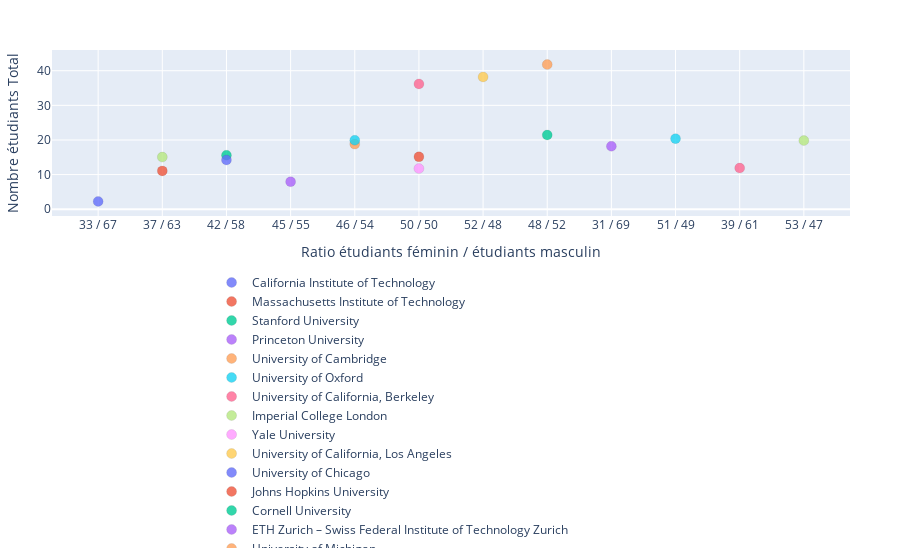

Notebook code cell kept with this figure:
### Code cell
figure={
            'data': [
                go.Scatter(
                    x=df[df["university_name"]==i]["female_male_ratio"],#pour avoir la légende
                    y=df[df["university_name"]==i]["num_students"],
                    text=df["university_name"],
                    mode='markers',
                    opacity=0.8,
                    marker={
                        'size': 10,
                        'line': {'width': 0.1, 'color': 'black'}
                    },
                    name= i#pour la légende
                ) for i in df.university_name.unique() #pour la légende
            ],
            'layout': go.Layout(
                xaxis={'title': 'Ratio étudiants féminin / étudiants masculin'},
                yaxis={'title': 'Nombre étudiants Total'},
                margin={'l': 30, 'b': 130, 't': 50, 'r': 50},
                legend={'x': 0.2, 'y': -2},
                hovermode='closest'
            )
        }
iplot(figure)

### Figure 1 — Plotly figure (JSON) as saved in the notebook; plotly's stock layout.template omitted (floating-point values rounded to 4 significant figures)
{"data": [{"marker": {"line": {"color": "black", "width": 0.1}, "size": 10}, "mode": "markers", "name": "California Institute of Technology", "opacity": 0.8, "text": ["California Institute of Technology", "Massachusetts Institute of Technology", "Stanford University", "Princeton University", "University of Cambridge", "University of Oxford", "University of California, Berkeley", "Imperial College London", "Yale University", "University of California, Los Angeles", "University of Chicago", "Johns Hopkins University", "Cornell University", "ETH Zurich – Swiss Federal Institute of Technology Zurich", "University of Michigan", "University of Pennsylvania", "Carnegie Mellon University", "University of Hong Kong"], "type": "scatter", "x": ["33 / 67"], "y": [2.243]}, {"marker": {"line": {"color": "black", "width": 0.1}, "size": 10}, "mode": "markers", "name": "Massachusetts Institute of Technology", "opacity": 0.8, "text": ["California Institute of Technology", "Massachusetts Institute of Technology", "Stanford University", "Princeton University", "University of Cambridge", "University of Oxford", "University of California, Berkeley", "Imperial College London", "Yale University", "University of California, Los Angeles", "University of Chicago", "Johns Hopkins University", "Cornell University", "ETH Zurich – Swiss Federal Institute of Technology Zurich", "University of Michigan", "University of Pennsylvania", "Carnegie Mellon University", "University of Hong Kong"], "type": "scatter", "x": ["37 / 63"], "y": [11.07]}, {"marker": {"line": {"color": "black", "width": 0.1}, "size": 10}, "mode": "markers", "name": "Stanford University", "opacity": 0.8, "text": ["California Institute of Technology", "Massachusetts Institute of Technology", "Stanford University", "Princeton University", "University of Cambridge", "University of Oxford", "University of California, Berkeley", "Imperial College London", "Yale University", "University of California, Los Angeles", "University of Chicago", "Johns Hopkins University", "Cornell University", "ETH Zurich – Swiss Federal Institute of Technology Zurich", "University of Michigan", "University of Pennsylvania", "Carnegie Mellon University", "University of Hong Kong"], "type": "scatter", "x": ["42 / 58"], "y": [15.6]}, {"marker": {"line": {"color": "black", "width": 0.1}, "size": 10}, "mode": "markers", "name": "Princeton University", "opacity": 0.8, "text": ["California Institute of Technology", "Massachusetts Institute of Technology", "Stanford University", "Princeton University", "University of Cambridge", "University of Oxford", "University of California, Berkeley", "Imperial College London", "Yale University", "University of California, Los Angeles", "University of Chicago", "Johns Hopkins University", "Cornell University", "ETH Zurich – Swiss Federal Institute of Technology Zurich", "University of Michigan", "University of Pennsylvania", "Carnegie Mellon University", "University of Hong Kong"], "type": "scatter", "x": ["45 / 55"], "y": [7.929]}, {"marker": {"line": {"color": "black", "width": 0.1}, "size": 10}, "mode": "markers", "name": "University of Cambridge", "opacity": 0.8, "text": ["California Institute of Technology", "Massachusetts Institute of Technology", "Stanford University", "Princeton University", "University of Cambridge", "University of Oxford", "University of California, Berkeley", "Imperial College London", "Yale University", "University of California, Los Angeles", "University of Chicago", "Johns Hopkins University", "Cornell University", "ETH Zurich – Swiss Federal Institute of Technology Zurich", "University of Michigan", "University of Pennsylvania", "Carnegie Mellon University", "University of Hong Kong"], "type": "scatter", "x": ["46 / 54"], "y": [18.81]}, {"marker": {"line": {"color": "black", "width": 0.1}, "size": 10}, "mode": "markers", "name": "University of Oxford", "opacity": 0.8, "text": ["California Institute of Technology", "Massachusetts Institute of Technology", "Stanford University", "Princeton University", "University of Cambridge", "University of Oxford", "University of California, Berkeley", "Imperial College London", "Yale University", "University of California, Los Angeles", "University of Chicago", "Johns Hopkins University", "Cornell University", "ETH Zurich – Swiss Federal Institute of Technology Zurich", "University of Michigan", "University of Pennsylvania", "Carnegie Mellon University", "University of Hong Kong"], "type": "scatter", "x": ["46 / 54"], "y": [19.92]}, {"marker": {"line": {"color": "black", "width": 0.1}, "size": 10}, "mode": "markers", "name": "University of California, Berkeley", "opacity": 0.8, "text": ["California Institute of Technology", "Massachusetts Institute of Technology", "Stanford University", "Princeton University", "University of Cambridge", "University of Oxford", "University of California, Berkeley", "Imperial College London", "Yale University", "University of California, Los Angeles", "University of Chicago", "Johns Hopkins University", "Cornell University", "ETH Zurich – Swiss Federal Institute of Technology Zurich", "University of Michigan", "University of Pennsylvania", "Carnegie Mellon University", "University of Hong Kong"], "type": "scatter", "x": ["50 / 50"], "y": [36.19]}, {"marker": {"line": {"color": "black", "width": 0.1}, "size": 10}, "mode": "markers", "name": "Imperial College London", "opacity": 0.8, "text": ["California Institute of Technology", "Massachusetts Institute of Technology", "Stanford University", "Princeton University", "University of Cambridge", "University of Oxford", "University of California, Berkeley", "Imperial College London", "Yale University", "University of California, Los Angeles", "University of Chicago", "Johns Hopkins University", "Cornell University", "ETH Zurich – Swiss Federal Institute of Technology Zurich", "University of Michigan", "University of Pennsylvania", "Carnegie Mellon University", "University of Hong Kong"], "type": "scatter", "x": ["37 / 63"], "y": [15.06]}, {"marker": {"line": {"color": "black", "width": 0.1}, "size": 10}, "mode": "markers", "name": "Yale University", "opacity": 0.8, "text": ["California Institute of Technology", "Massachusetts Institute of Technology", "Stanford University", "Princeton University", "University of Cambridge", "University of Oxford", "University of California, Berkeley", "Imperial College London", "Yale University", "University of California, Los Angeles", "University of Chicago", "Johns Hopkins University", "Cornell University", "ETH Zurich – Swiss Federal Institute of Technology Zurich", "University of Michigan", "University of Pennsylvania", "Carnegie Mellon University", "University of Hong Kong"], "type": "scatter", "x": ["50 / 50"], "y": [11.75]}, {"marker": {"line": {"color": "black", "width": 0.1}, "size": 10}, "mode": "markers", "name": "University of California, Los Angeles", "opacity": 0.8, "text": ["California Institute of Technology", "Massachusetts Institute of Technology", "Stanford University", "Princeton University", "University of Cambridge", "University of Oxford", "University of California, Berkeley", "Imperial College London", "Yale University", "University of California, Los Angeles", "University of Chicago", "Johns Hopkins University", "Cornell University", "ETH Zurich – Swiss Federal Institute of Technology Zurich", "University of Michigan", "University of Pennsylvania", "Carnegie Mellon University", "University of Hong Kong"], "type": "scatter", "x": ["52 / 48"], "y": [38.21]}, {"marker": {"line": {"color": "black", "width": 0.1}, "size": 10}, "mode": "markers", "name": "University of Chicago", "opacity": 0.8, "text": ["California Institute of Technology", "Massachusetts Institute of Technology", "Stanford University", "Princeton University", "University of Cambridge", "University of Oxford", "University of California, Berkeley", "Imperial College London", "Yale University", "University of California, Los Angeles", "University of Chicago", "Johns Hopkins University", "Cornell University", "ETH Zurich – Swiss Federal Institute of Technology Zurich", "University of Michigan", "University of Pennsylvania", "Carnegie Mellon University", "University of Hong Kong"], "type": "scatter", "x": ["42 / 58"], "y": [14.22]}, {"marker": {"line": {"color": "black", "width": 0.1}, "size": 10}, "mode": "markers", "name": "Johns Hopkins University", "opacity": 0.8, "text": ["California Institute of Technology", "Massachusetts Institute of Technology", "Stanford University", "Princeton University", "University of Cambridge", "University of Oxford", "University of California, Berkeley", "Imperial College London", "Yale University", "University of California, Los Angeles", "University of Chicago", "Johns Hopkins University", "Cornell University", "ETH Zurich – Swiss Federal Institute of Technology Zurich", "University of Michigan", "University of Pennsylvania", "Carnegie Mellon University", "University of Hong Kong"], "type": "scatter", "x": ["50 / 50"], "y": [15.13]}, {"marker": {"line": {"color": "black", "width": 0.1}, "size": 10}, "mode": "markers", "name": "Cornell University", "opacity": 0.8, "text": ["California Institute of Technology", "Massachusetts Institute of Technology", "Stanford University", "Princeton University", "University of Cambridge", "University of Oxford", "University of California, Berkeley", "Imperial College London", "Yale University", "University of California, Los Angeles", "University of Chicago", "Johns Hopkins University", "Cornell University", "ETH Zurich – Swiss Federal Institute of Technology Zurich", "University of Michigan", "University of Pennsylvania", "Carnegie Mellon University", "University of Hong Kong"], "type": "scatter", "x": ["48 / 52"], "y": [21.42]}, {"marker": {"line": {"color": "black", "width": 0.1}, "size": 10}, "mode": "markers", "name": "ETH Zurich – Swiss Federal Institute of Technology Zurich", "opacity": 0.8, "text": ["California Institute of Technology", "Massachusetts Institute of Technology", "Stanford University", "Princeton University", "University of Cambridge", "University of Oxford", "University of California, Berkeley", "Imperial College London", "Yale University", "University of California, Los Angeles", "University of Chicago", "Johns Hopkins University", "Cornell University", "ETH Zurich – Swiss Federal Institute of Technology Zurich", "University of Michigan", "University of Pennsylvania", "Carnegie Mellon University", "University of Hong Kong"], "type": "scatter", "x": ["31 / 69"], "y": [18.18]}, {"marker": {"line": {"color": "black", "width": 0.1}, "size": 10}, "mode": "markers", "name": "University of Michigan", "opacity": 0.8, "text": ["California Institute of Technology", "Massachusetts Institute of Technology", "Stanford University", "Princeton University", "University of Cambridge", "University of Oxford", "University of California, Berkeley", "Imperial College London", "Yale University", "University of California, Los Angeles", "University of Chicago", "Johns Hopkins University", "Cornell University", "ETH Zurich – Swiss Federal Institute of Technology Zurich", "University of Michigan", "University of Pennsylvania", "Carnegie Mellon University", "University of Hong Kong"], "type": "scatter", "x": ["48 / 52"], "y": [41.79]}, {"marker": {"line": {"color": "black", "width": 0.1}, "size": 10}, "mode": "markers", "name": "University of Pennsylvania", "opacity": 0.8, "text": ["California Institute of Technology", "Massachusetts Institute of Technology", "Stanford University", "Princeton University", "University of Cambridge", "University of Oxford", "University of California, Berkeley", "Imperial College London", "Yale University", "University of California, Los Angeles", "University of Chicago", "Johns Hopkins University", "Cornell University", "ETH Zurich – Swiss Federal Institute of Technology Zurich", "University of Michigan", "University of Pennsylvania", "Carnegie Mellon University", "University of Hong Kong"], "type": "scatter", "x": ["51 / 49"], "y": [20.38]}, {"marker": {"line": {"color": "black", "width": 0.1}, "size": 10}, "mode": "markers", "name": "Carnegie Mellon University", "opacity": 0.8, "text": ["California Institute of Technology", "Massachusetts Institute of Technology", "Stanford University", "Princeton University", "University of Cambridge", "University of Oxford", "University of California, Berkeley", "Imperial College London", "Yale University", "University of California, Los Angeles", "University of Chicago", "Johns Hopkins University", "Cornell University", "ETH Zurich – Swiss Federal Institute of Technology Zurich", "University of Michigan", "University of Pennsylvania", "Carnegie Mellon University", "University of Hong Kong"], "type": "scatter", "x": ["39 / 61"], "y": [11.88]}, {"marker": {"line": {"color": "black", "width": 0.1}, "size": 10}, "mode": "markers", "name": "University of Hong Kong", "opacity": 0.8, "text": ["California Institute of Technology", "Massachusetts Institute of Technology", "Stanford University", "Princeton University", "University of Cambridge", "University of Oxford", "University of California, Berkeley", "Imperial College London", "Yale University", "University of California, Los Angeles", "University of Chicago", "Johns Hopkins University", "Cornell University", "ETH Zurich – Swiss Federal Institute of Technology Zurich", "University of Michigan", "University of Pennsylvania", "Carnegie Mellon University", "University of Hong Kong"], "type": "scatter", "x": ["53 / 47"], "y": [19.84]}], "layout": {"hovermode": "closest", "legend": {"x": 0.2, "y": -2}, "margin": {"b": 130, "l": 30, "r": 50, "t": 50}, "xaxis": {"title": {"text": "Ratio étudiants féminin / étudiants masculin"}}, "yaxis": {"title": {"text": "Nombre étudiants Total"}}}}
